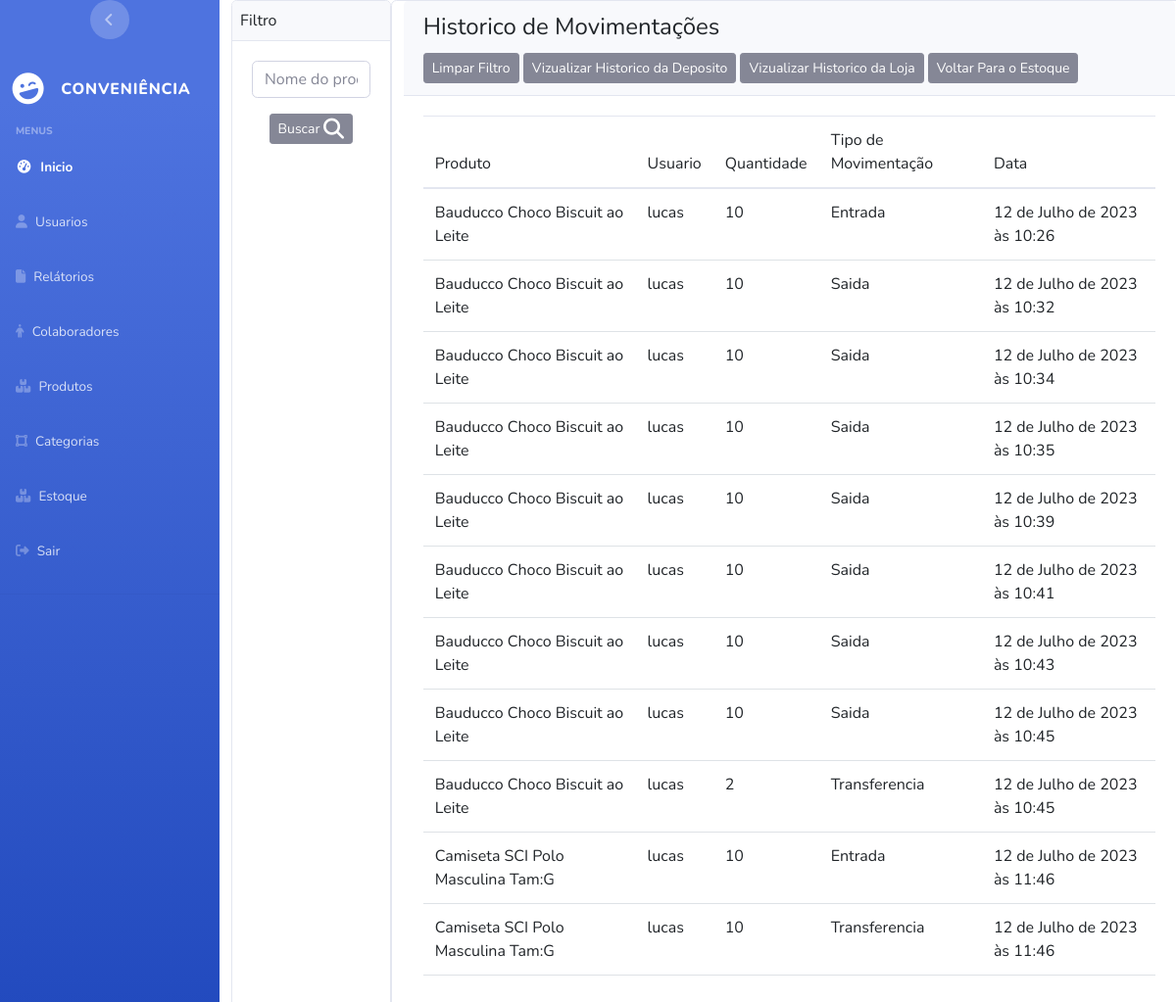
Before: /product/show_logs_warehouse/ (signed in) with the older database file.
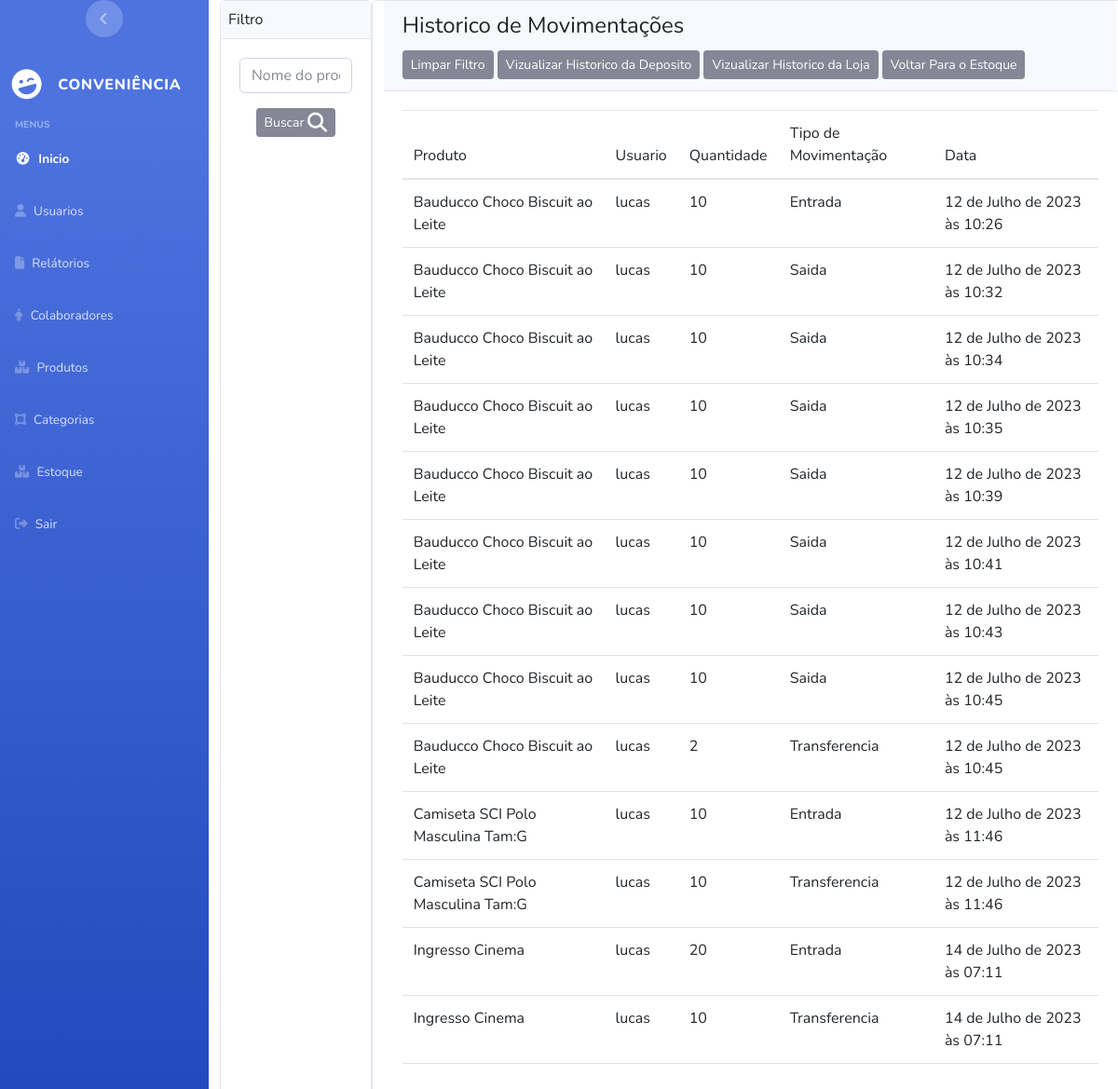
After: the same page with the newer database file.
### apps/Product/models.py (models this page shows, shortened)
class LogWarehouse(models.Model):
    product = models.ForeignKey(Product,on_delete=models.DO_NOTHING)
    user = models.ForeignKey(User,on_delete=models.DO_NOTHING)
    quantity = models.IntegerField(default=0)
    type_movement = models.IntegerField(default=movement_type.Entrada ,choices=movement_type.choices)
    date = models.DateTimeField(auto_now_add=True)

class Product(models.Model):
    name = models.CharField(max_length=50,unique=True)
    code_bar = models.CharField(max_length=16,unique=True)
    price = models.DecimalField(decimal_places=2,max_digits=5)
    active = models.IntegerField(default=status_type.Ativo ,choices=status_type.choices)
    category = models.ForeignKey(Category,on_delete=models.DO_NOTHING)

### apps/User/models.py (models this page shows, shortened)
class User(AbstractUser):
     email = models.EmailField(unique=True)
     username = models.CharField(unique=True, max_length=255)
     is_deleted = models.BooleanField(default=True)

### apps/Product/views.py (the view)
# urls.py: path("show_logs_warehouse/",views.show_logs_warehouse,name="show_logs_warehouse"),
@user_passes_test(lambda user: user.is_superuser or user.is_staff,login_url='user:page_not_found')
@login_required(login_url="login_system")
def show_logs_warehouse(request):
    logsWerehouse = LogWarehouse.objects.all()
    return render(request, 'product/show_logs_warehouse.html',{'logsWerehouse':logsWerehouse})

### templates/product/show_logs_warehouse.html (shortened to what this page needs)
{% extends 'base.html' %}
{% block content %}
<div class="d-flex flex-row vh-100 " >
  <div class="card">
    <div class="card-header p-2">
      Filtro
    </div>
    <div class="card-body">
    <input type="text" id="myInput" placeholder="Nome do produto" class="form-control"/>
    <div class="d-flex justify-content-center mt-3">
      <button type="submit" onclick="enviar()" class="btn btn-fill btn-secondary btn-sm">
      Buscar
    </button>
    </div>
  </div>
  </div>
<div class="card col-10" style="width:100%;">
  <div class="card-header">
    <h4 class="card-title">Historico de Movimentações</h4>
    <td class="px-1"><a href="{% url 'product:show_logs_warehouse' %}" class="btn btn-secondary btn-sm">Limpar Filtro</a></td>
    <td class="px-1"><a href="{% url 'product:show_logs_warehouse' %}" class="btn btn-secondary btn-sm">Vizualizar Historico da Deposito</a></td>
    <td class="px-1"><a href="{% url 'product:show_logs_store_stock' %}" class="btn btn-secondary btn-sm">Vizualizar Historico da Loja</a></td>
    <td class="px-1"><a href="{% url 'product:stock_management' %}" class="btn btn-secondary btn-sm">Voltar Para o Estoque</a></td>
  </div>
  <div class="card-body overflow-x-auto"  style="max-height: 100vh;">
    <div class="table-responsive" >
      <table class="table " id="">
        <thead class="text-primary">
          <tr>
            <th>Produto</th>
            <th>Usuario</th>
            <th>Quantidade</th>
            <th>Tipo de Movimentação</th>
            <th>Data</th>
          </tr>
        </thead>
        <tbody>
          {% for log in logsWerehouse %}
          <tr>
            <th>{{ log.product }}</th>
            <th>{{ log.user }}</th>
            <th>{{ log.quantity }}</th>
            <th>{{ log.get_type_movement_display }}</th>
            <th>{{ log.date }}</th>
          </tr>
          {% endfor %}
        </tbody>
      </table>
    </div>
  </div>
</div>
</div>
{% endblock content %}

Changed rows visible on the page:
added LogWarehouse: product "Ingresso Cinema", user "lucas", quantity "20", type_movement "Entrada", date "14 de Julho de 2023 às 07:11"
added LogWarehouse: product "Ingresso Cinema", user "lucas", quantity "10", type_movement "Transferencia", date "14 de Julho de 2023 às 07:11"
